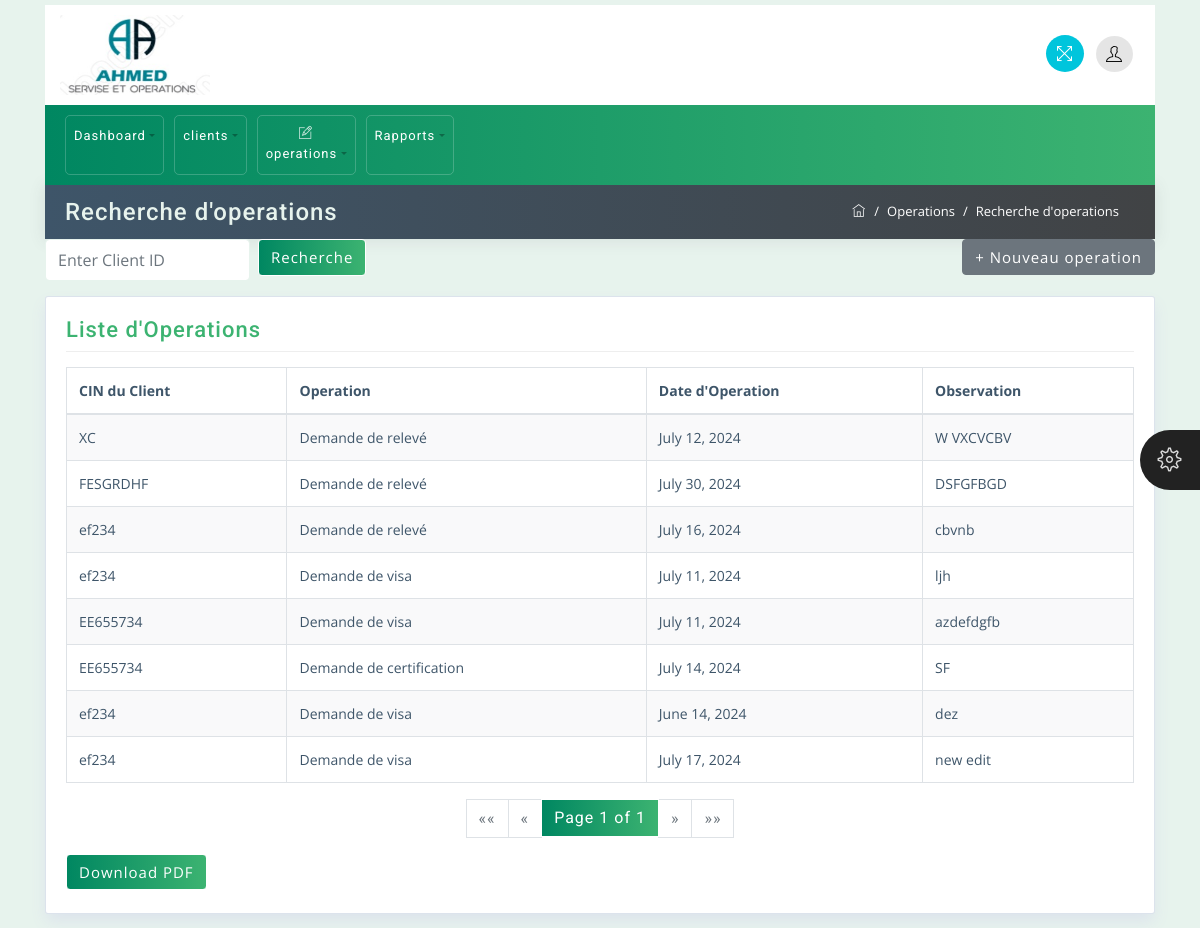
The app's page /operation/all with its own data.
### employe/models.py (models this page shows, shortened)
class Operation(models.Model):
    client_id = models.CharField(max_length=100)
    operation = models.CharField(max_length=100)
    operation_date = models.DateField(default=timezone.now)
    observation = models.TextField()
    piece_jointe = models.FileField(upload_to='piece_jointe/')
    confirmed = models.BooleanField(default=False)

### employe/views.py (the view)
# urls.py: path('operation/all',OperationListView.as_view(),name='all_operation'),
class OperationListView(ListView):
    model = Operation
    template_name = 'client/operation_list.html'
    context_object_name = 'operations'
    paginate_by = 10
    def get_context_data(self, **kwargs):
        context = super().get_context_data(**kwargs)
        paginator = Paginator(self.get_queryset(), self.paginate_by)
        page_number = self.request.GET.get('page')
        page_obj = paginator.get_page(page_number)
        context['page_obj'] = page_obj
        context['operations'] = page_obj.object_list
        return context

### employe/templates/client/operation_list.html (shortened to what this page needs)
{% extends 'base.html' %}
{% block content %}
<div class="container mt-0">
    <div class="row breadcrumb-bar">
        <div class="col-md-6">
            <h3 class="block-title">Recherche d'operations</h3>
        </div>
        <div class="col-md-6">
            <ol class="breadcrumb">
                <li class="breadcrumb-item">
                    <a href="{% url 'employe:base' %}">
                        <span class="ti-home"></span>
                    </a>
                </li>
                <li class="breadcrumb-item">Operations</li>
                <li class="breadcrumb-item active">Recherche d'operations</li>
            </ol>
        </div>
    </div>
</div>
<div class="container">
    <div class="d-flex justify-content-between align-items-center">
        <form method="get" action="{% url 'employe:search_operations' %}" class="d-flex">
            <div class="form-group mb-0 mr-2">
                <input type="text" name="query" id="query" class="form-control" placeholder="Enter Client ID" value="{{ request.GET.query }}">
            </div>
            <button type="submit" class="btn btn-primary">Recherche</button>
        </form>
        <a href="{% url 'employe:add_operation' %}" class="btn btn-secondary">+ Nouveau operation</a>
    </div>
</div>
<div class="container">
    <div class="row">
        <div class="col-md-12">
            <div class="widget-area-2 proclinic-box-shadow">
                <h3 class="widget-title">Liste d'Operations</h3>
                <div class="table-responsive mb-3">
                    <table id="tableId" class="table table-bordered table-striped">
                        <thead>
                            <tr>
                                <th> CIN du Client</th>
                                <th>Operation</th>
                                <th>Date d'Operation </th>
                                <th>Observation</th>
                            </tr>
                        </thead>
                        <tbody>
                            {% for operation in operations %}
                            <tr>
                                <td><a href="{% url 'employe:detailsop' client_id=operation.client_id %}">{{ operation.client_id }}</a></td>
                                <td>
                                    <a href="#" data-toggle="modal" data-target="#operationModal" data-operation="{{ operation.id }}">
                                        {{ operation.operation }}
                                    </a>
                                </td>
                                <td>{{ operation.operation_date }}</td>
                                <td>{{ operation.observation }}</td>
                            </tr>
                            {% endfor %}
                        </tbody>
                    </table>
                    <nav aria-label="Page navigation">
                        <ul class="pagination justify-content-center">
                            {% if page_obj.has_previous %}
                                <li class="page-item">
                                    <a class="page-link" href="?page=1{% if request.GET.query %}&query={{ request.GET.query }}{% endif %}" aria-label="First">
                                        <span aria-hidden="true">&laquo;&laquo;</span>
                                        <span class="sr-only">First</span>
                                    </a>
                                </li>
                                <li class="page-item">
                                    <a class="page-link" href="?page={{ page_obj.previous_page_number }}{% if request.GET.query %}&query={{ request.GET.query }}{% endif %}" aria-label="Previous">
                                        <span aria-hidden="true">&laquo;</span>
                                        <span class="sr-only">Previous</span>
                                    </a>
                                </li>
                            {% else %}
                                <li class="page-item disabled">
                                    <a class="page-link" href="#" aria-label="First">
                                        <span aria-hidden="true">&laquo;&laquo;</span>
                                    </a>
                                </li>
                                <li class="page-item disabled">
                                    <a class="page-link" href="#" aria-label="Previous">
                                        <span aria-hidden="true">&laquo;</span>
                                    </a>
                                </li>
                            {% endif %}
                            <li class="page-item active"><span class="page-link">Page {{ page_obj.number }} of {{ page_obj.paginator.num_pages }}</span></li>
                            {% if page_obj.has_next %}
                                <li class="page-item">
                                    <a class="page-link" href="?page={{ page_obj.next_page_number }}{% if request.GET.query %}&query={{ request.GET.query }}{% endif %}" aria-label="Next">
                                        <span aria-hidden="true">&raquo;</span>
                                        <span class="sr-only">Next</span>
                                    </a>
                                </li>
                                <li class="page-item">
                                    <a class="page-link" href="?page={{ page_obj.paginator.num_pages }}{% if request.GET.query %}&query={{ request.GET.query }}{% endif %}" aria-label="Last">
                                        <span aria-hidden="true">&raquo;&raquo;</span>
                                        <span class="sr-only">Last</span>
                                    </a>
                                </li>
                            {% else %}
                                <li class="page-item disabled">
                                    <a class="page-link" href="#" aria-label="Next">
                                        <span aria-hidden="true">&raquo;</span>
                                    </a>
                                </li>
                                <li class="page-item disabled">
                                    <a class="page-link" href="#" aria-label="Last">
                                        <span aria-hidden="true">&raquo;&raquo;</span>
                                    </a>
                                </li>
                            {% endif %}
                        </ul>
                    </nav>
                    <a href="{% url 'employe:operationlistpdf' %}?query={{ request.GET.query }}" class="btn btn-primary">Download PDF</a>
                </div>
            </div>
        </div>
    </div>
</div>
{% endblock %}

### employe/static/css/styles.css (style rules this page uses)
body { font-family: 'Open Sans', sans-serif; background-color: #E7F3ED; color: #3e5569; }
h1, h2, h3, h4, h5, h6, span, .menu-nav { font-family: 'Roboto', sans-serif; letter-spacing: 1px; }
a, a:hover, a:focus { color: inherit; text-decoration: none; transition: all 0.3s; }
.breadcrumb { border-radius: 0; margin-bottom: 0; float: right; border-radius: 20px; background-color: transparent; }
.breadcrumb-bar { background: #3e5569; background: -webkit-linear-gradient(to left, #414345, #3e5569); background: linear-gradient(to left, #414345, #3e5569); margin-left: 0px !important; margin-right: 0px !important; padding: 5px 20px; -webkit-box-shadow: 0px 1px 15px 1px rgba(69,65,78,0.1); box-shadow: 0px 1px 15px 1px rgba(69,65,78,0.1); color: #fff; border: 0px solid; }
.breadcrumb-item { color: #ffffff; font-size: 13px; }
.breadcrumb-item.active { color: #ffffff; font-size: 13px; }
.breadcrumb-item+.breadcrumb-item::before { color: #ffffff; }
.breadcrumb-bar div[class*="col-"] { padding-right: 0px; padding-left: 0px; }
.table td, .table th { padding: .75rem; }
.proclinic-box-shadow { border-radius: 0; border: 0; -webkit-box-shadow: 0 0 0 1px #dce3ec, 0 8px 16px 0 #dce3ec; box-shadow: 0 0 0 1px #dce3ec, 0 8px 16px 0 #dce3ec; background: #fff; margin-top: 20px; }
div[class*="col-"] { padding-right: 6px; padding-left: 6px; }
.table-striped tbody tr:nth-of-type(odd) { background-color: rgba(61,79,90,.03); }
table.table tbody td, table.table thead th { font-size: 14px; }
h3.block-title { background: transparent; margin: 4px auto; color: #E7F3ED; }
.widget-area-2 { background: #fff; margin-top: 1rem; padding: 20px; padding-bottom: 2px; border-radius: 2px; }
.widget-title { font-size: 22px; padding-bottom: .5rem; margin-bottom: 15px; border-bottom: 1px solid #eeeeee; }
.btn { margin-bottom: 5px; font-size: 15px; letter-spacing: 1px; }
.form-control { border-color: #E7F3ED; }
input.form-control { padding: .5rem .75rem; }
.form-group { margin-bottom: 1.5rem; }
.pagination .page-item.active .page-link { z-index: 1; color: #fff; }
.pagination .page-item:first-child .page-link, .pagination .page-item:last-child .page-link { border-radius: 0px; }
.block-title { -ms-flex: 1 1 auto; flex: 1 1 auto; min-height: 1.75rem; font-size: 1.5rem; line-height: 1.5; }

### employe/static/css/green.css (style rules this page uses)
.pagination .page-link { color: #3CB371; }
.pagination .page-item.active .page-link { background: #3CB371; background: -webkit-linear-gradient(to right, #008761, #3CB371); background: linear-gradient(to right, #008761, #3CB371); border-color: #ffffff; }
.btn-primary { background: #3CB371; background: -webkit-linear-gradient(to right, #008761, #3CB371); background: linear-gradient(to right, #008761, #3CB371); border-color: #ffffff; }
.widget-title { color: #3CB371; }

### employe/static/css/responsive.css (style rules this page uses)
@media (min-width: 992px) { .row { margin-right: -5px; margin-left: -5px; } }

### records on screen
Operation: client_id "XC", operation "Demande de relevé", operation_date "July 12, 2024", observation "W VXCVCBV"
Operation: client_id "FESGRDHF", operation "Demande de relevé", operation_date "July 30, 2024", observation "DSFGFBGD"
Operation: client_id "ef234", operation "Demande de relevé", operation_date "July 16, 2024", observation "cbvnb"
Operation: client_id "ef234", operation "Demande de visa", operation_date "July 11, 2024", observation "ljh"
Operation: client_id "EE655734", operation "Demande de visa", operation_date "July 11, 2024", observation "azdefdgfb"
Operation: client_id "EE655734", operation "Demande de certification", operation_date "July 14, 2024", observation "SF"
Operation: client_id "ef234", operation "Demande de visa", operation_date "June 14, 2024", observation "dez"
Operation: client_id "ef234", operation "Demande de visa", operation_date "July 17, 2024", observation "new edit"

### other values on screen
{{ page_obj.number }} "1"
{{ page_obj.paginator.num_pages }} "1"
